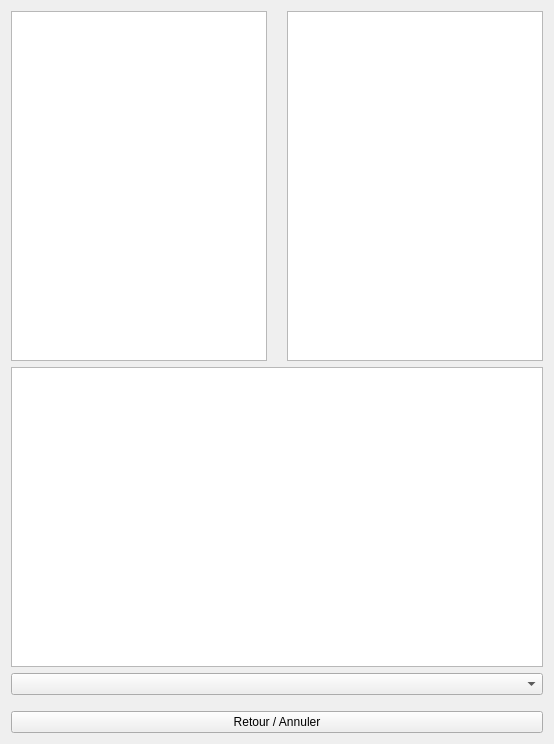
         <widget class="QWidget" name="statistiques">
          <layout class="QVBoxLayout" name="verticalLayout_StatsPage">
           <item>
            <layout class="QHBoxLayout" name="horizontalLayout_Stats">
             <property name="spacing">
              <number>20</number>
             </property>
             <item>
              <widget class="QChartView" name="chartViewAbsence">
               <property name="minimumSize">
                <size>
                 <width>0</width>
                 <height>350</height>
                </size>
               </property>
              </widget>
             </item>
             <item>
              <widget class="QChartView" name="chartViewWorkload">
               <property name="minimumSize">
                <size>
                 <width>0</width>
                 <height>350</height>
                </size>
               </property>
              </widget>
             </item>
            </layout>
           </item>
           <item>
            <widget class="QChartView" name="chartViewTasks">
             <property name="minimumSize">
              <size>
               <width>0</width>
               <height>300</height>
              </size>
             </property>
            </widget>
           </item>
           <item>
            <widget class="QComboBox" name="cbProjetStats">
             <property name="placeholderText">
              <string>Selectionnez un projet...</string>
             </property>
             <item>
              <property name="text">
               <string>Projet A</string>
              </property>
             </item>
             <item>
              <property name="text">
               <string>Projet B</string>
              </property>
             </item>
             <item>
              <property name="text">
               <string>Projet C</string>
              </property>
             </item>
            </widget>
           </item>
           <item>
            <spacer name="verticalSpacer_Stats">
             <property name="orientation">
              <enum>Qt::Orientation::Vertical</enum>
             </property>
             <property name="sizeType">
              <enum>QSizePolicy::Policy::Fixed</enum>
             </property>
             <property name="sizeHint" stdset="0">
              <size>
               <width>20</width>
               <height>10</height>
              </size>
             </property>
            </spacer>
           </item>
           <item>
            <widget class="QPushButton" name="btnAnnulerStats">
             <property name="text">
              <string>Retour / Annuler</string>
             </property>
            </widget>
           </item>
          </layout>
         </widget>
